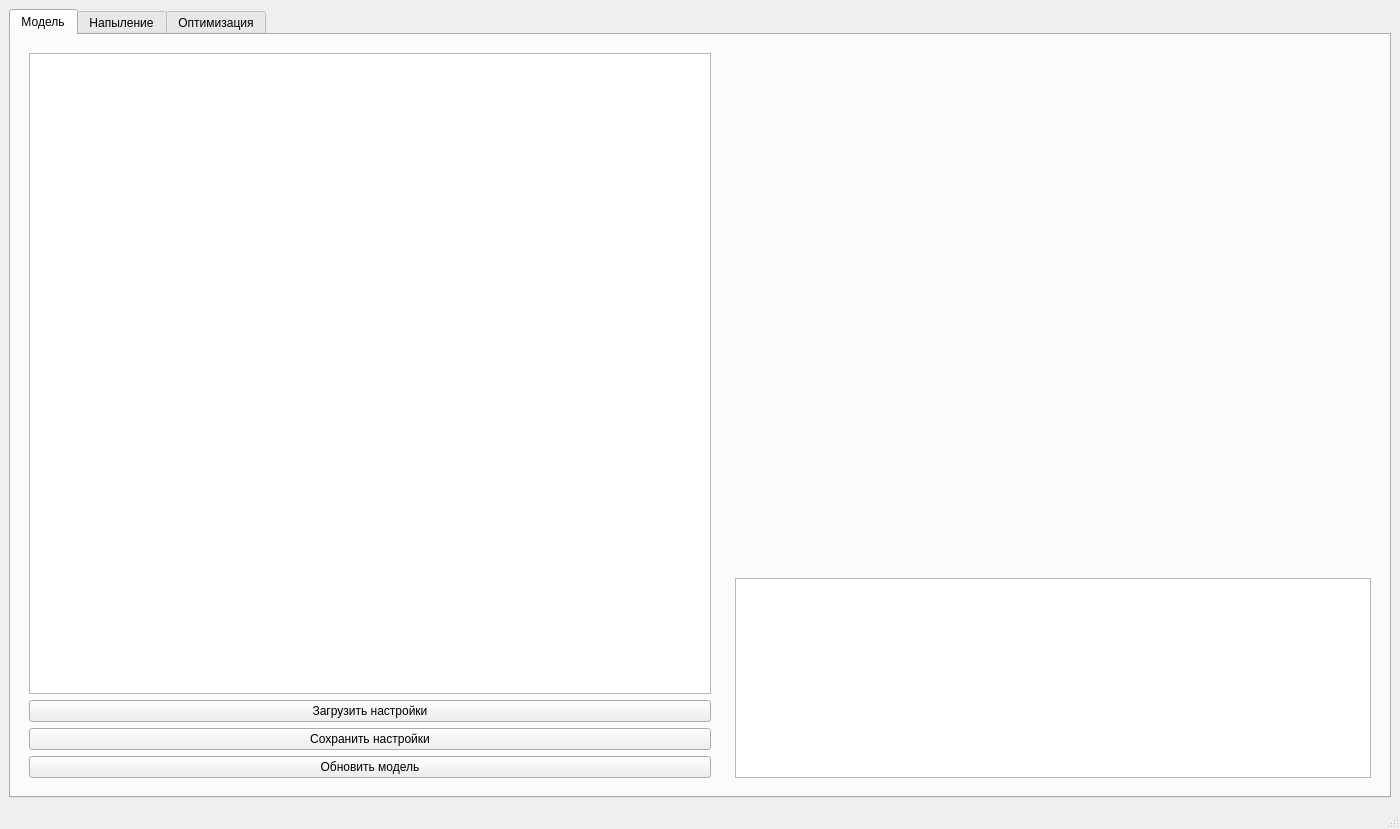
<?xml version="1.0" encoding="UTF-8"?>
<ui version="4.0">
 <class>MainWindow</class>
 <widget class="QMainWindow" name="MainWindow">
  <property name="geometry">
   <rect>
    <x>0</x>
    <y>0</y>
    <width>1400</width>
    <height>829</height>
   </rect>
  </property>
  <property name="sizePolicy">
   <sizepolicy hsizetype="Expanding" vsizetype="Expanding">
    <horstretch>0</horstretch>
    <verstretch>0</verstretch>
   </sizepolicy>
  </property>
  <property name="minimumSize">
   <size>
    <width>1400</width>
    <height>0</height>
   </size>
  </property>
  <property name="windowTitle">
   <string>Thickness calculator</string>
  </property>
  <property name="windowIcon">
   <iconset>
    <normaloff>icon.ico</normaloff>icon.ico</iconset>
  </property>
  <widget class="QWidget" name="centralwidget">
   <layout class="QHBoxLayout" name="horizontalLayout">
    <item>
     <widget class="QTabWidget" name="InputWidget">
      <property name="minimumSize">
       <size>
        <width>851</width>
        <height>631</height>
       </size>
      </property>
      <property name="currentIndex">
       <number>0</number>
      </property>
      <widget class="QWidget" name="Model">
       <attribute name="title">
        <string>Модель</string>
       </attribute>
       <layout class="QHBoxLayout" name="horizontalLayout_2">
        <item>
         <widget class="QWidget" name="widget_3" native="true">
          <property name="sizePolicy">
           <sizepolicy hsizetype="Maximum" vsizetype="Preferred">
            <horstretch>0</horstretch>
            <verstretch>0</verstretch>
           </sizepolicy>
          </property>
          <property name="minimumSize">
           <size>
            <width>700</width>
            <height>0</height>
           </size>
          </property>
          <layout class="QVBoxLayout" name="verticalLayout_2">
           <item>
            <widget class="MyTableView" name="table_settings">
             <property name="enabled">
              <bool>true</bool>
             </property>
             <property name="sizePolicy">
              <sizepolicy hsizetype="Ignored" vsizetype="MinimumExpanding">
               <horstretch>0</horstretch>
               <verstretch>0</verstretch>
              </sizepolicy>
             </property>
             <property name="minimumSize">
              <size>
               <width>400</width>
               <height>530</height>
              </size>
             </property>
             <property name="sizeAdjustPolicy">
              <enum>QAbstractScrollArea::AdjustToContents</enum>
             </property>
             <property name="editTriggers">
              <set>QAbstractItemView::AllEditTriggers</set>
             </property>
             <property name="showDropIndicator" stdset="0">
              <bool>true</bool>
             </property>
             <property name="dragDropOverwriteMode">
              <bool>false</bool>
             </property>
             <property name="alternatingRowColors">
              <bool>false</bool>
             </property>
             <property name="selectionMode">
              <enum>QAbstractItemView::NoSelection</enum>
             </property>
             <property name="gridStyle">
              <enum>Qt::SolidLine</enum>
             </property>
            </widget>
           </item>
           <item>
            <widget class="QPushButton" name="open_settings_Button">
             <property name="text">
              <string>Загрузить настройки</string>
             </property>
            </widget>
           </item>
           <item>
            <widget class="QPushButton" name="save_settings_Button">
             <property name="text">
              <string>Сохранить настройки</string>
             </property>
            </widget>
           </item>
           <item>
            <widget class="QPushButton" name="update_model_Button">
             <property name="sizePolicy">
              <sizepolicy hsizetype="Minimum" vsizetype="Minimum">
               <horstretch>0</horstretch>
               <verstretch>0</verstretch>
              </sizepolicy>
             </property>
             <property name="toolTip">
              <string>Press Enter</string>
             </property>
             <property name="text">
              <string>Обновить модель</string>
             </property>
            </widget>
           </item>
          </layout>
         </widget>
        </item>
        <item>
         <widget class="QWidget" name="widget_15" native="true">
          <property name="minimumSize">
           <size>
            <width>300</width>
            <height>0</height>
           </size>
          </property>
          <layout class="QVBoxLayout" name="verticalLayout_11">
           <item>
            <widget class="QWidget" name="widget_2" native="true">
             <property name="sizePolicy">
              <sizepolicy hsizetype="Preferred" vsizetype="Expanding">
               <horstretch>0</horstretch>
               <verstretch>0</verstretch>
              </sizepolicy>
             </property>
             <layout class="QHBoxLayout" name="horizontalLayout_6">
              <item>
               <widget class="QWidget" name="widget_14" native="true">
                <property name="sizePolicy">
                 <sizepolicy hsizetype="MinimumExpanding" vsizetype="MinimumExpanding">
                  <horstretch>8</horstretch>
                  <verstretch>8</verstretch>
                 </sizepolicy>
                </property>
                <property name="minimumSize">
                 <size>
                  <width>300</width>
                  <height>300</height>
                 </size>
                </property>
                <property name="maximumSize">
                 <size>
                  <width>16777215</width>
                  <height>3123123</height>
                 </size>
                </property>
                <property name="sizeIncrement">
                 <size>
                  <width>1</width>
                  <height>1</height>
                 </size>
                </property>
                <layout class="QVBoxLayout" name="verticalLayout_9">
                 <item>
                  <widget class="QWidget" name="mesh_plot" native="true">
                   <property name="enabled">
                    <bool>true</bool>
                   </property>
                   <property name="sizePolicy">
                    <sizepolicy hsizetype="MinimumExpanding" vsizetype="MinimumExpanding">
                     <horstretch>8</horstretch>
                     <verstretch>8</verstretch>
                    </sizepolicy>
                   </property>
                   <property name="minimumSize">
                    <size>
                     <width>300</width>
                     <height>300</height>
                    </size>
                   </property>
                   <property name="maximumSize">
                    <size>
                     <width>16777215</width>
                     <height>16777215</height>
                    </size>
                   </property>
                   <property name="sizeIncrement">
                    <size>
                     <width>1</width>
                     <height>1</height>
                    </size>
                   </property>
                   <layout class="QVBoxLayout" name="mesh_plot_vl"/>
                  </widget>
                 </item>
                </layout>
               </widget>
              </item>
             </layout>
            </widget>
           </item>
           <item>
            <widget class="QTextBrowser" name="model_info">
             <property name="maximumSize">
              <size>
               <width>16777215</width>
               <height>200</height>
              </size>
             </property>
            </widget>
           </item>
          </layout>
         </widget>
        </item>
       </layout>
      </widget>
      <widget class="QWidget" name="Deposition">
       <attribute name="title">
        <string>Напыление</string>
       </attribute>
       <layout class="QHBoxLayout" name="horizontalLayout_5">
        <item>
         <widget class="QWidget" name="widget_9" native="true">
          <property name="sizePolicy">
           <sizepolicy hsizetype="Minimum" vsizetype="Preferred">
            <horstretch>2</horstretch>
            <verstretch>1</verstretch>
           </sizepolicy>
          </property>
          <property name="minimumSize">
           <size>
            <width>600</width>
            <height>0</height>
           </size>
          </property>
          <layout class="QVBoxLayout" name="verticalLayout_10">
           <item>
            <widget class="QWidget" name="widget" native="true">
             <property name="sizePolicy">
              <sizepolicy hsizetype="Minimum" vsizetype="Maximum">
               <horstretch>2</horstretch>
               <verstretch>1</verstretch>
              </sizepolicy>
             </property>
             <property name="minimumSize">
              <size>
               <width>400</width>
               <height>300</height>
              </size>
             </property>
             <layout class="QVBoxLayout" name="verticalLayout_3">
              <item>
               <widget class="QFrame" name="frame">
                <property name="sizePolicy">
                 <sizepolicy hsizetype="Minimum" vsizetype="Minimum">
                  <horstretch>0</horstretch>
                  <verstretch>0</verstretch>
                 </sizepolicy>
                </property>
                <property name="minimumSize">
                 <size>
                  <width>0</width>
                  <height>100</height>
                 </size>
                </property>
                <property name="frameShape">
                 <enum>QFrame::StyledPanel</enum>
                </property>
                <property name="frameShadow">
                 <enum>QFrame::Sunken</enum>
                </property>
                <property name="lineWidth">
                 <number>1</number>
                </property>
                <layout class="QGridLayout" name="gridLayout_2">
                 <item row="0" column="0">
                  <widget class="QWidget" name="widget_4" native="true">
                   <property name="sizePolicy">
                    <sizepolicy hsizetype="Preferred" vsizetype="Preferred">
                     <horstretch>3</horstretch>
                     <verstretch>0</verstretch>
                    </sizepolicy>
                   </property>
                   <property name="minimumSize">
                    <size>
                     <width>250</width>
                     <height>40</height>
                    </size>
                   </property>
                   <property name="maximumSize">
                    <size>
                     <width>200</width>
                     <height>50</height>
                    </size>
                   </property>
                   <widget class="QLabel" name="label_4">
                    <property name="geometry">
                     <rect>
                      <x>13</x>
                      <y>13</y>
                      <width>67</width>
                      <height>19</height>
                     </rect>
                    </property>
                    <property name="sizePolicy">
                     <sizepolicy hsizetype="Minimum" vsizetype="Preferred">
                      <horstretch>3</horstretch>
                      <verstretch>0</verstretch>
                     </sizepolicy>
                    </property>
                    <property name="text">
                     <string>Толщина</string>
                    </property>
                   </widget>
                   <widget class="MyLineEdit" name="thick_edit">
                    <property name="geometry">
                     <rect>
                      <x>120</x>
                      <y>13</y>
                      <width>50</width>
                      <height>24</height>
                     </rect>
                    </property>
                    <property name="maximumSize">
                     <size>
                      <width>50</width>
                      <height>16777215</height>
                     </size>
                    </property>
                   </widget>
                   <widget class="QLabel" name="label_5">
                    <property name="geometry">
                     <rect>
                      <x>176</x>
                      <y>13</y>
                      <width>23</width>
                      <height>19</height>
                     </rect>
                    </property>
                    <property name="text">
                     <string>nm</string>
                    </property>
                   </widget>
                  </widget>
                 </item>
                 <item row="1" column="0">
                  <widget class="QWidget" name="widget_16" native="true">
                   <property name="sizePolicy">
                    <sizepolicy hsizetype="Preferred" vsizetype="Preferred">
                     <horstretch>3</horstretch>
                     <verstretch>0</verstretch>
                    </sizepolicy>
                   </property>
                   <property name="minimumSize">
                    <size>
                     <width>250</width>
                     <height>40</height>
                    </size>
                   </property>
                   <property name="maximumSize">
                    <size>
                     <width>250</width>
                     <height>16777215</height>
                    </size>
                   </property>
                   <widget class="QLabel" name="label_6">
                    <property name="geometry">
                     <rect>
                      <x>13</x>
                      <y>13</y>
                      <width>69</width>
                      <height>19</height>
                     </rect>
                    </property>
                    <property name="sizePolicy">
                     <sizepolicy hsizetype="Preferred" vsizetype="Preferred">
                      <horstretch>3</horstretch>
                      <verstretch>0</verstretch>
                     </sizepolicy>
                    </property>
                    <property name="text">
                     <string>Точность</string>
                    </property>
                   </widget>
                   <widget class="QLabel" name="label_8">
                    <property name="geometry">
                     <rect>
                      <x>176</x>
                      <y>13</y>
                      <width>16</width>
                      <height>19</height>
                     </rect>
                    </property>
                    <property name="text">
                     <string>%</string>
                    </property>
                   </widget>
                   <widget class="MyLineEdit" name="tolerance_edit">
                    <property name="geometry">
                     <rect>
                      <x>120</x>
                      <y>13</y>
                      <width>50</width>
                      <height>25</height>
                     </rect>
                    </property>
                    <property name="maximumSize">
                     <size>
                      <width>50</width>
                      <height>16777215</height>
                     </size>
                    </property>
                   </widget>
                  </widget>
                 </item>
                 <item row="1" column="1">
                  <widget class="QWidget" name="widget_17" native="true">
                   <property name="sizePolicy">
                    <sizepolicy hsizetype="Preferred" vsizetype="Preferred">
                     <horstretch>3</horstretch>
                     <verstretch>0</verstretch>
                    </sizepolicy>
                   </property>
                   <property name="minimumSize">
                    <size>
                     <width>250</width>
                     <height>40</height>
                    </size>
                   </property>
                   <property name="maximumSize">
                    <size>
                     <width>250</width>
                     <height>16777215</height>
                    </size>
                   </property>
                   <widget class="QLabel" name="label_7">
                    <property name="geometry">
                     <rect>
                      <x>13</x>
                      <y>13</y>
                      <width>87</width>
                      <height>19</height>
                     </rect>
                    </property>
                    <property name="sizePolicy">
                     <sizepolicy hsizetype="Preferred" vsizetype="Preferred">
                      <horstretch>3</horstretch>
                      <verstretch>0</verstretch>
                     </sizepolicy>
                    </property>
                    <property name="text">
                     <string>Разрешение</string>
                    </property>
                   </widget>
                   <widget class="MyLineEdit" name="sub_res_edit">
                    <property name="geometry">
                     <rect>
                      <x>120</x>
                      <y>13</y>
                      <width>50</width>
                      <height>25</height>
                     </rect>
                    </property>
                    <property name="maximumSize">
                     <size>
                      <width>50</width>
                      <height>16777215</height>
                     </size>
                    </property>
                   </widget>
                   <widget class="QLabel" name="label_9">
                    <property name="geometry">
                     <rect>
                      <x>176</x>
                      <y>13</y>
                      <width>35</width>
                      <height>19</height>
                     </rect>
                    </property>
                    <property name="text">
                     <string>1/мм</string>
                    </property>
                   </widget>
                  </widget>
                 </item>
                </layout>
               </widget>
              </item>
              <item>
               <widget class="QWidget" name="widget_5" native="true">
                <property name="sizePolicy">
                 <sizepolicy hsizetype="Expanding" vsizetype="Preferred">
                  <horstretch>2</horstretch>
                  <verstretch>0</verstretch>
                 </sizepolicy>
                </property>
                <layout class="QGridLayout" name="gridLayout">
                 <item row="2" column="3">
                  <widget class="QDoubleSpinBox" name="k_disp">
                   <property name="locale">
                    <locale language="English" country="UnitedStates"/>
                   </property>
                   <property name="buttonSymbols">
                    <enum>QAbstractSpinBox::PlusMinus</enum>
                   </property>
                   <property name="decimals">
                    <number>0</number>
                   </property>
                   <property name="singleStep">
                    <double>1.000000000000000</double>
                   </property>
                  </widget>
                 </item>
                 <item row="1" column="2">
                  <widget class="QSlider" name="R_Slider">
                   <property name="minimumSize">
                    <size>
                     <width>300</width>
                     <height>0</height>
                    </size>
                   </property>
                   <property name="orientation">
                    <enum>Qt::Horizontal</enum>
                   </property>
                  </widget>
                 </item>
                 <item row="1" column="3">
                  <widget class="QDoubleSpinBox" name="R_disp">
                   <property name="locale">
                    <locale language="English" country="UnitedStates"/>
                   </property>
                   <property name="buttonSymbols">
                    <enum>QAbstractSpinBox::PlusMinus</enum>
                   </property>
                   <property name="decimals">
                    <number>0</number>
                   </property>
                   <property name="singleStep">
                    <double>1.000000000000000</double>
                   </property>
                  </widget>
                 </item>
                 <item row="1" column="0">
                  <widget class="QLabel" name="label">
                   <property name="maximumSize">
                    <size>
                     <width>30</width>
                     <height>16777215</height>
                    </size>
                   </property>
                   <property name="text">
                    <string>R</string>
                   </property>
                  </widget>
                 </item>
                 <item row="3" column="3">
                  <widget class="QDoubleSpinBox" name="NR_disp">
                   <property name="locale">
                    <locale language="English" country="UnitedStates"/>
                   </property>
                   <property name="buttonSymbols">
                    <enum>QAbstractSpinBox::PlusMinus</enum>
                   </property>
                   <property name="decimals">
                    <number>0</number>
                   </property>
                   <property name="singleStep">
                    <double>1.000000000000000</double>
                   </property>
                  </widget>
                 </item>
                 <item row="2" column="2">
                  <widget class="QSlider" name="k_Slider">
                   <property name="orientation">
                    <enum>Qt::Horizontal</enum>
                   </property>
                  </widget>
                 </item>
                 <item row="3" column="0" colspan="2">
                  <widget class="QLabel" name="label_3">
                   <property name="maximumSize">
                    <size>
                     <width>30</width>
                     <height>16777215</height>
                    </size>
                   </property>
                   <property name="text">
                    <string>N</string>
                   </property>
                  </widget>
                 </item>
                 <item row="2" column="0">
                  <widget class="QLabel" name="label_2">
                   <property name="maximumSize">
                    <size>
                     <width>30</width>
                     <height>16777215</height>
                    </size>
                   </property>
                   <property name="text">
                    <string>k</string>
                   </property>
                  </widget>
                 </item>
                 <item row="3" column="2">
                  <widget class="QSlider" name="NR_Slider">
                   <property name="orientation">
                    <enum>Qt::Horizontal</enum>
                   </property>
                  </widget>
                 </item>
                </layout>
               </widget>
              </item>
              <item>
               <widget class="QPushButton" name="DepositionButton">
                <property name="toolTip">
                 <string>Press Enter</string>
                </property>
                <property name="text">
                 <string>Напылить</string>
                </property>
               </widget>
              </item>
              <item>
               <widget class="QPushButton" name="cancel_dep_button">
                <property name="text">
                 <string>Отмена</string>
                </property>
               </widget>
              </item>
             </layout>
            </widget>
           </item>
           <item>
            <widget class="QTableView" name="dep_log_table">
             <property name="sizePolicy">
              <sizepolicy hsizetype="Expanding" vsizetype="Ignored">
               <horstretch>2</horstretch>
               <verstretch>0</verstretch>
              </sizepolicy>
             </property>
             <property name="minimumSize">
              <size>
               <width>100</width>
               <height>0</height>
              </size>
             </property>
            </widget>
           </item>
           <item>
            <widget class="QProgressBar" name="p_dep_bar">
             <property name="sizePolicy">
              <sizepolicy hsizetype="Expanding" vsizetype="Fixed">
               <horstretch>2</horstretch>
               <verstretch>0</verstretch>
              </sizepolicy>
             </property>
             <property name="value">
              <number>0</number>
             </property>
            </widget>
           </item>
          </layout>
         </widget>
        </item>
        <item>
         <widget class="QWidget" name="widget_8" native="true">
          <property name="sizePolicy">
           <sizepolicy hsizetype="Preferred" vsizetype="Preferred">
            <horstretch>3</horstretch>
            <verstretch>1</verstretch>
           </sizepolicy>
          </property>
          <layout class="QVBoxLayout" name="verticalLayout_6">
           <item>
            <widget class="QWidget" name="widget_10" native="true">
             <property name="sizePolicy">
              <sizepolicy hsizetype="Expanding" vsizetype="Expanding">
               <horstretch>0</horstretch>
               <verstretch>0</verstretch>
              </sizepolicy>
             </property>
             <layout class="QHBoxLayout" name="horizontalLayout_7">
              <item>
               <widget class="QWidget" name="widget_11" native="true">
                <property name="sizePolicy">
                 <sizepolicy hsizetype="Preferred" vsizetype="Preferred">
                  <horstretch>1</horstretch>
                  <verstretch>1</verstretch>
                 </sizepolicy>
                </property>
                <property name="minimumSize">
                 <size>
                  <width>300</width>
                  <height>300</height>
                 </size>
                </property>
                <property name="sizeIncrement">
                 <size>
                  <width>1</width>
                  <height>1</height>
                 </size>
                </property>
                <layout class="QVBoxLayout" name="verticalLayout">
                 <item>
                  <widget class="QWidget" name="geometry_plot" native="true">
                   <property name="sizePolicy">
                    <sizepolicy hsizetype="Expanding" vsizetype="Minimum">
                     <horstretch>1</horstretch>
                     <verstretch>1</verstretch>
                    </sizepolicy>
                   </property>
                   <property name="minimumSize">
                    <size>
                     <width>300</width>
                     <height>300</height>
                    </size>
                   </property>
                   <property name="sizeIncrement">
                    <size>
                     <width>1</width>
                     <height>1</height>
                    </size>
                   </property>
                   <layout class="QVBoxLayout" name="geometry_vl"/>
                  </widget>
                 </item>
                 <item>
                  <widget class="QCheckBox" name="meshBox">
                   <property name="text">
                    <string>Отображать сетку</string>
                   </property>
                  </widget>
                 </item>
                </layout>
               </widget>
              </item>
             </layout>
            </widget>
           </item>
           <item>
            <widget class="QTextBrowser" name="deposition_output">
             <property name="sizePolicy">
              <sizepolicy hsizetype="Expanding" vsizetype="Minimum">
               <horstretch>0</horstretch>
               <verstretch>0</verstretch>
              </sizepolicy>
             </property>
             <property name="minimumSize">
              <size>
               <width>400</width>
               <height>225</height>
              </size>
             </property>
             <property name="maximumSize">
              <size>
               <width>16777215</width>
               <height>200</height>
              </size>
             </property>
            </widget>
           </item>
          </layout>
         </widget>
        </item>
       </layout>
      </widget>
      <widget class="QWidget" name="Optimization">
       <attribute name="title">
        <string>Оптимизация</string>
       </attribute>
       <layout class="QHBoxLayout" name="horizontalLayout_4">
        <item>
         <widget class="QWidget" name="widget_6" native="true">
          <property name="minimumSize">
           <size>
            <width>500</width>
            <height>0</height>
           </size>
          </property>
          <layout class="QVBoxLayout" name="verticalLayout_4">
           <item>
            <widget class="QTableView" name="table_settings_opt">
             <property name="enabled">
              <bool>true</bool>
             </property>
             <property name="sizePolicy">
              <sizepolicy hsizetype="Ignored" vsizetype="Minimum">
               <horstretch>0</horstretch>
               <verstretch>0</verstretch>
              </sizepolicy>
             </property>
             <property name="minimumSize">
              <size>
               <width>400</width>
               <height>530</height>
              </size>
             </property>
             <property name="sizeAdjustPolicy">
              <enum>QAbstractScrollArea::AdjustToContents</enum>
             </property>
             <property name="editTriggers">
              <set>QAbstractItemView::AnyKeyPressed|QAbstractItemView::DoubleClicked|QAbstractItemView::EditKeyPressed|QAbstractItemView::SelectedClicked</set>
             </property>
             <property name="alternatingRowColors">
              <bool>false</bool>
             </property>
            </widget>
           </item>
           <item>
            <widget class="QPushButton" name="optimiseButton">
             <property name="text">
              <string>Оптимизировать</string>
             </property>
            </widget>
           </item>
           <item>
            <widget class="QPushButton" name="cancelOptimiseButton">
             <property name="enabled">
              <bool>false</bool>
             </property>
             <property name="text">
              <string>Отмена</string>
             </property>
            </widget>
           </item>
          </layout>
         </widget>
        </item>
        <item>
         <widget class="QWidget" name="widget_7" native="true">
          <layout class="QVBoxLayout" name="verticalLayout_5">
           <item>
            <widget class="QTextBrowser" name="optimisationLog"/>
           </item>
          </layout>
         </widget>
        </item>
       </layout>
      </widget>
     </widget>
    </item>
   </layout>
  </widget>
  <widget class="QMenuBar" name="menubar">
   <property name="geometry">
    <rect>
     <x>0</x>
     <y>0</y>
     <width>1400</width>
     <height>31</height>
    </rect>
   </property>
  </widget>
  <widget class="QStatusBar" name="statusbar">
   <property name="enabled">
    <bool>true</bool>
   </property>
  </widget>
  <action name="actionenter">
   <property name="text">
    <string>enter</string>
   </property>
   <property name="shortcut">
    <string>Return</string>
   </property>
  </action>
 </widget>
 <customwidgets>
  <customwidget>
   <class>MyLineEdit</class>
   <extends>QLineEdit</extends>
   <header>custom_widgets</header>
  </customwidget>
  <customwidget>
   <class>MyTableView</class>
   <extends>QTableView</extends>
   <header>custom_widgets</header>
  </customwidget>
 </customwidgets>
 <resources/>
 <connections/>
</ui>
